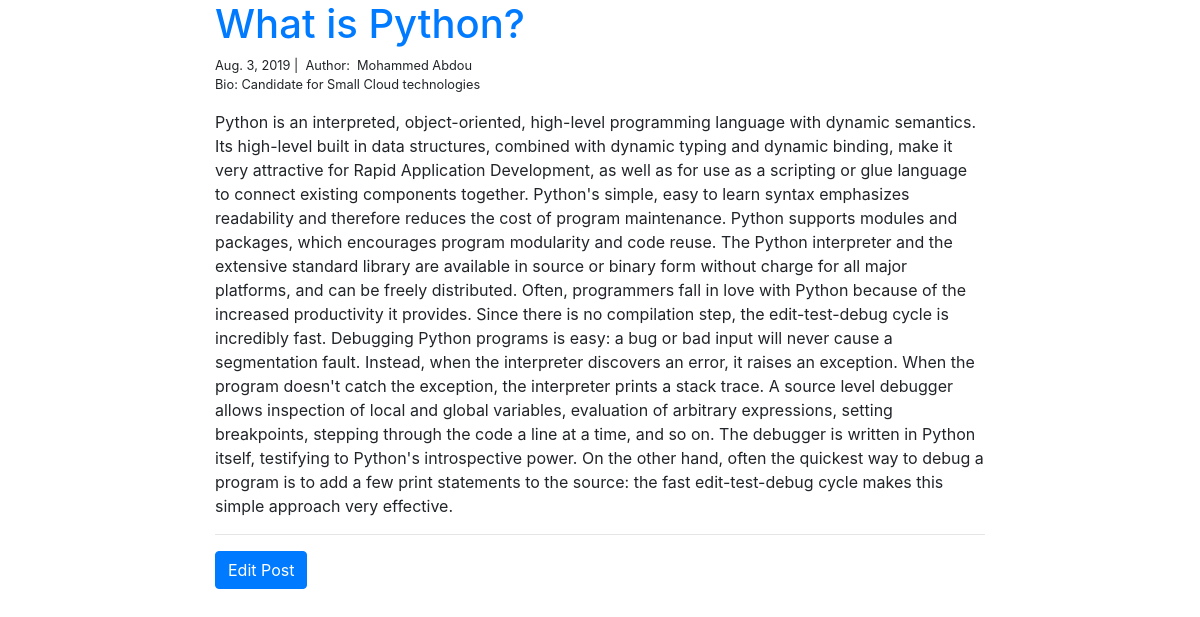
/blogapp/1/, run on the app's committed database.
### blogapp/models.py (models this page shows, shortened)
class Post(models.Model):
    author = models.ForeignKey(Author, on_delete=models.CASCADE)
    title_text = models.CharField(max_length=200)
    description_text = models.CharField(max_length=2000)
    date_created = models.DateTimeField('date created')

class Author(models.Model):
    author_name = models.CharField(max_length=20)
    author_bio = models.CharField(max_length=200)

### blogapp/views.py (the view)
# urls.py: path("<int:pk>/", views.blog_detail, name="blog_detail"),
def blog_detail(request, pk):
    post = Post.objects.get(pk=pk)
    authors = Author.objects.filter(post=post)
    context = {
        "post": post,
        "authors": authors,
    }
    return render(request, "blog_detail.html", context)

### blogapp/templates/blog_detail.html
{% extends "base.html" %}
{% block page_content %}
<div class="col-md-8 offset-md-2">
  <h1 class="text-primary">{{ post.title_text }}</h1>
  <small>
  {{ post.date_created.date }} |&nbsp;
  Author:&nbsp;
  {{ post.author.author_name}}&nbsp;
  </small>
  <div>
    <small>
    Bio:
    {{ post.author.author_bio}}
    </small>
  </div>
  <p>{{ post.description_text | linebreaks }}</p>
  <hr>
  <a class="btn btn-primary" href="{% url 'edit_post' post.pk%}">Edit Post</a>
</div>
{% endblock %}

### data on the page
Post: title_text "What is Python?", date_created "Aug. 3, 2019", author.author_name "Mohammed Abdou", author.author_bio "Candidate for Small Cloud technologies", description_text "Python is an interpreted, object-oriented, high-level programming language with dynamic semantics. Its high-level built in data structures, combined with dynamic typing and dynamic binding, make it very attractive for Rapid Application Development, as well as for use as a scripting or glue language to connect existing components together. Python's simple, easy to learn syntax emphasizes readability and therefore reduces the cost of program maintenance. Python supports modules and packages, which encourages program modularity and code reuse. The Python interpreter and the extensive standard library are available in source or binary form without charge for all major platforms, and can be…"
